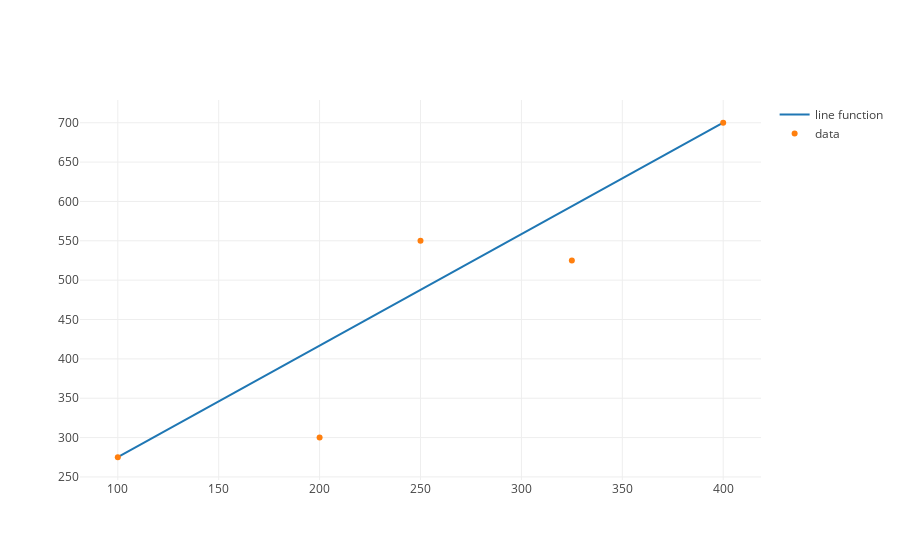

The notebook cell this image was saved under:
### Markdown cell above
Let's plot this regression formula with our data to get a sense of what it looks like.

### Code cell
# First import the `plotly` libraries and functions in our notebook. 
import plotly
from plotly.offline import init_notebook_mode, iplot
init_notebook_mode(connected=True)

# then import our graph functions
from graph import m_b_trace, trace_values, plot

regression_trace = m_b_trace(1.417, 133.33, budgets)
scatter_trace = trace_values(budgets, revenues)
plot([regression_trace, scatter_trace])

### Figure 1 — Plotly figure (JSON) as saved in the notebook; plotly's stock layout.template omitted (floating-point values rounded to 4 significant figures)
{"data": [{"mode": "lines", "name": "line function", "type": "scatter", "uid": "9ab1f8dc-12bd-11e9-b1a8-7feb28603c89", "x": [100, 200, 250, 325, 400], "y": [275.0, 416.7, 487.6, 593.9, 700.1]}, {"mode": "markers", "name": "data", "text": [], "type": "scatter", "uid": "9ab1fb34-12bd-11e9-b1a8-7feb28603c89", "x": [100, 200, 250, 325, 400], "y": [275, 300, 550, 525, 700]}], "layout": {}}
